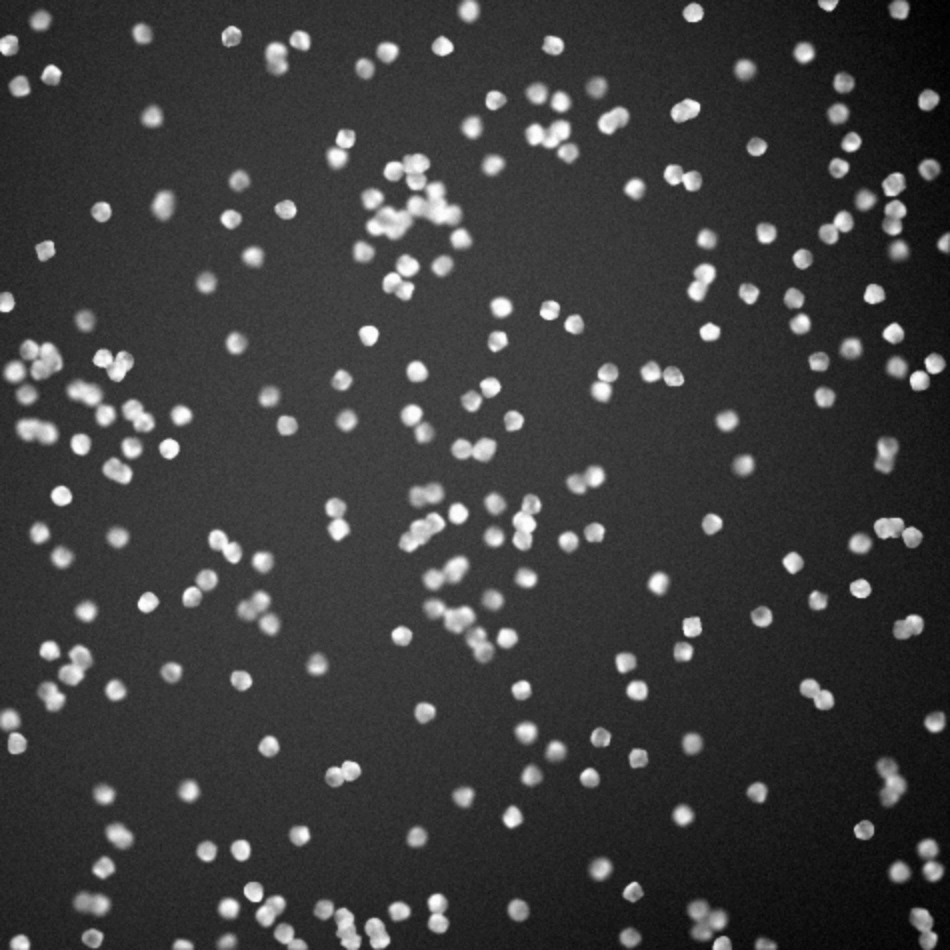
#> input picture synthetic_030_images/10GRAY.tif, 950 x 950 px; its folder holds only this picture in this run
$ python data_preprocessing.py
#> lines starting #> are read from the running program, lines starting #| are printed output that depends on the picture
import os
import cv2

input_Folder = "synthetic_030_images"
output_Folder = "processed_data"

if not os.path.exists(output_Folder):
    os.makedirs(output_Folder)

for file_Name in os.listdir(input_Folder):
    if file_Name.endswith(".tif"):
        image_Path=os.path.join(input_Folder, file_Name)
        image=cv2.imread(image_Path)
#> image is the input picture: shape (950, 950, 3); min 0, max 255, mean 60.8
        gray_Image = cv2.cvtColor(image, cv2.COLOR_BGR2GRAY)
        # rgbden griye renk dönüşümü
        gray_Image = cv2.GaussianBlur(gray_Image, (7, 7), 0)
        # median filtresi (tuz biber gürültüsünü temizlemek için)
        median = cv2.medianBlur(gray_Image, 5)
        # kontrast artırma
        # aydınlanma farklarını dengelemek için clahe yöntemi (kontrast artırma)
        clahe = cv2.createCLAHE(clipLimit=1.0, tileGridSize=(8, 8))
        contrast_Increased_Image = clahe.apply(median)
        # kontrast artırmadan dolayı oluşan tuz biber gürültüsü için tekrardan median filtresi
        median2 = cv2.medianBlur(contrast_Increased_Image, 31)
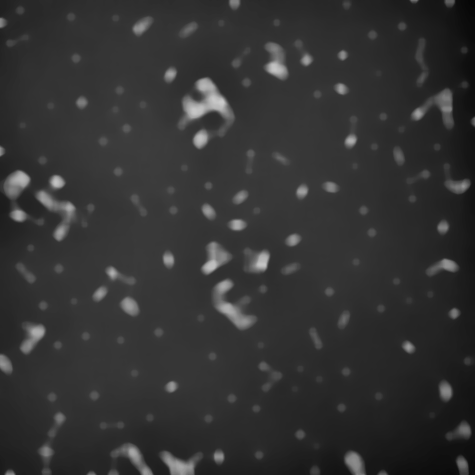
#> median2: shape (950, 950) (shown at 1/2 size); min 6, max 203, mean 50.8
        # parlaklığı azaltmak için çıkarma
        substracted_Image = cv2.subtract(contrast_Increased_Image, median2)
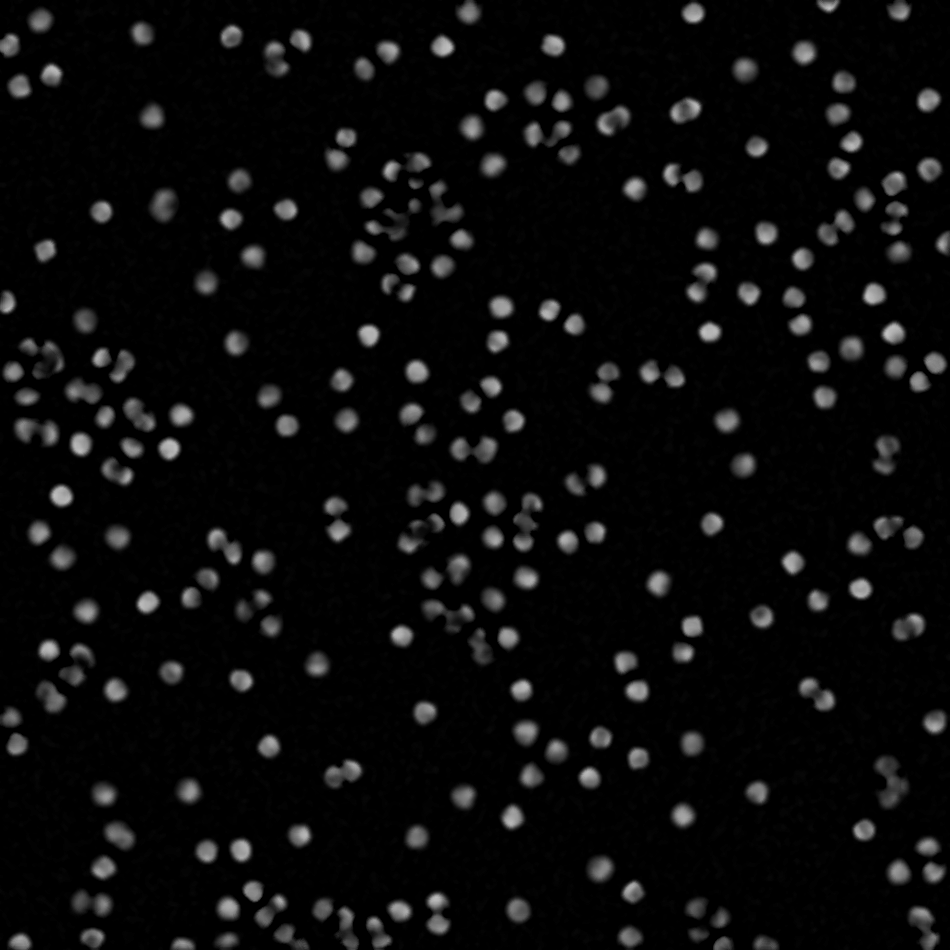
#> substracted_Image: shape (950, 950); min 0, max 193, mean 11.4

        # işlenmiş resmi kaydetme
        output_Path = os.path.join(output_Folder, file_Name)
        cv2.imwrite(output_Path, substracted_Image)
        print(f"İşlendi ve kaydedildi: {file_Name}")

        # [10 lines of commented-out code are left out]

$ run again, on synthetic_030_images/14GRAY.tif
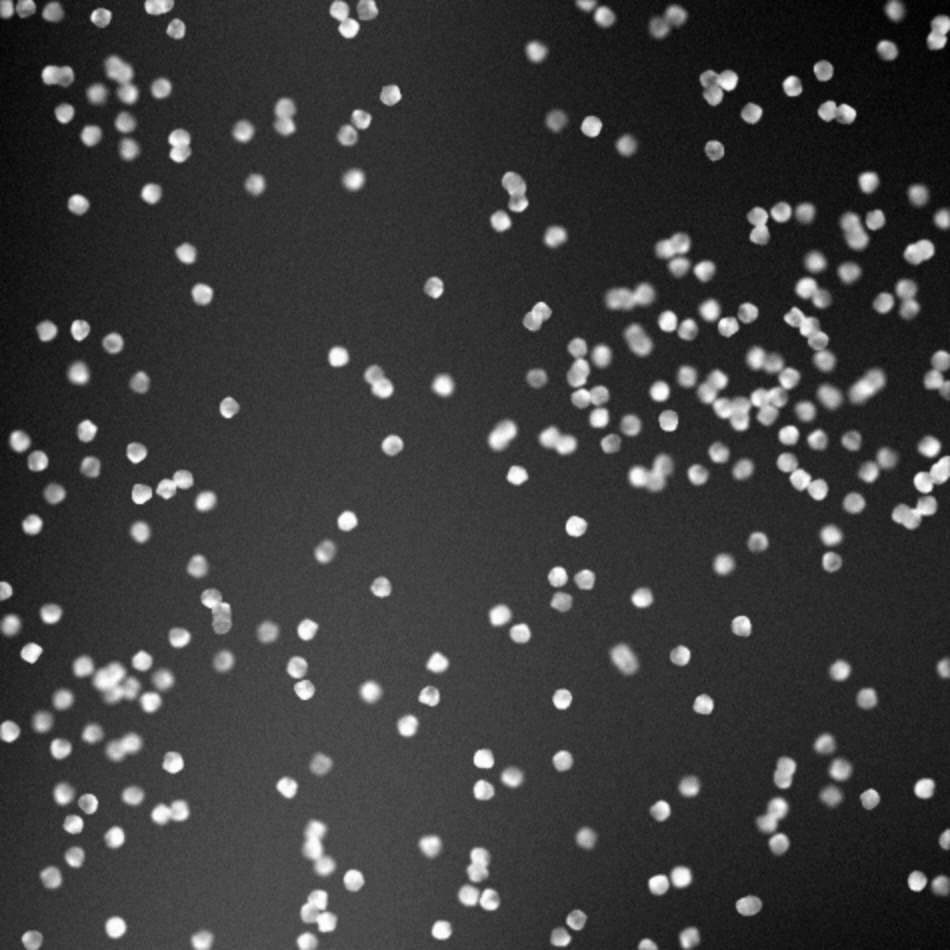
#> input picture synthetic_030_images/14GRAY.tif, 950 x 950 px
#> image is the input picture: shape (950, 950, 3); min 0, max 255, mean 59.2
#> `median2 = cv2.medianBlur(contrast_Increased_Image, 31)`:
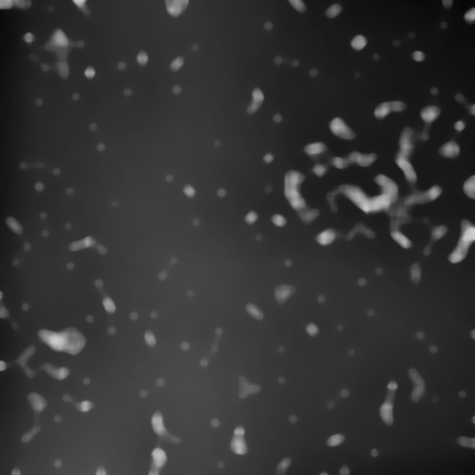
#> median2: shape (950, 950) (shown at 1/2 size); min 8, max 204, mean 50.8
#> `substracted_Image = cv2.subtract(contrast_Increased_Image, median2)`:
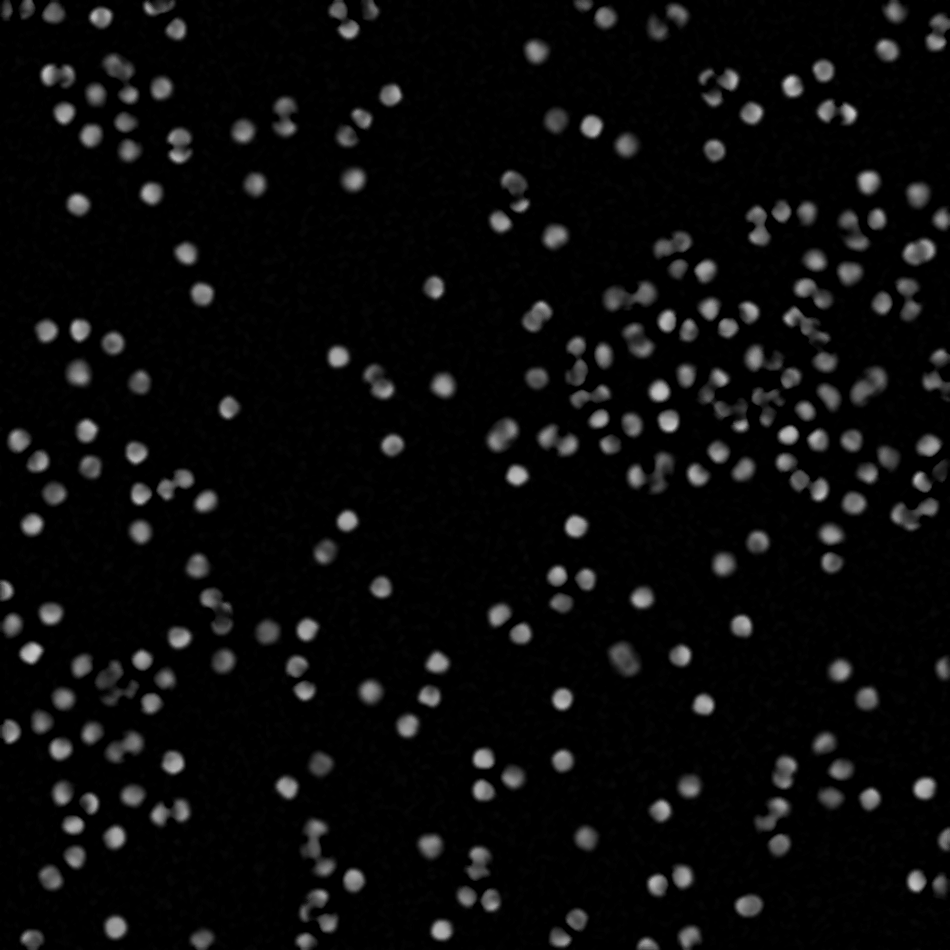
#> substracted_Image: shape (950, 950); min 0, max 200, mean 11.5

$ run again, on synthetic_030_images/15GRAY.tif
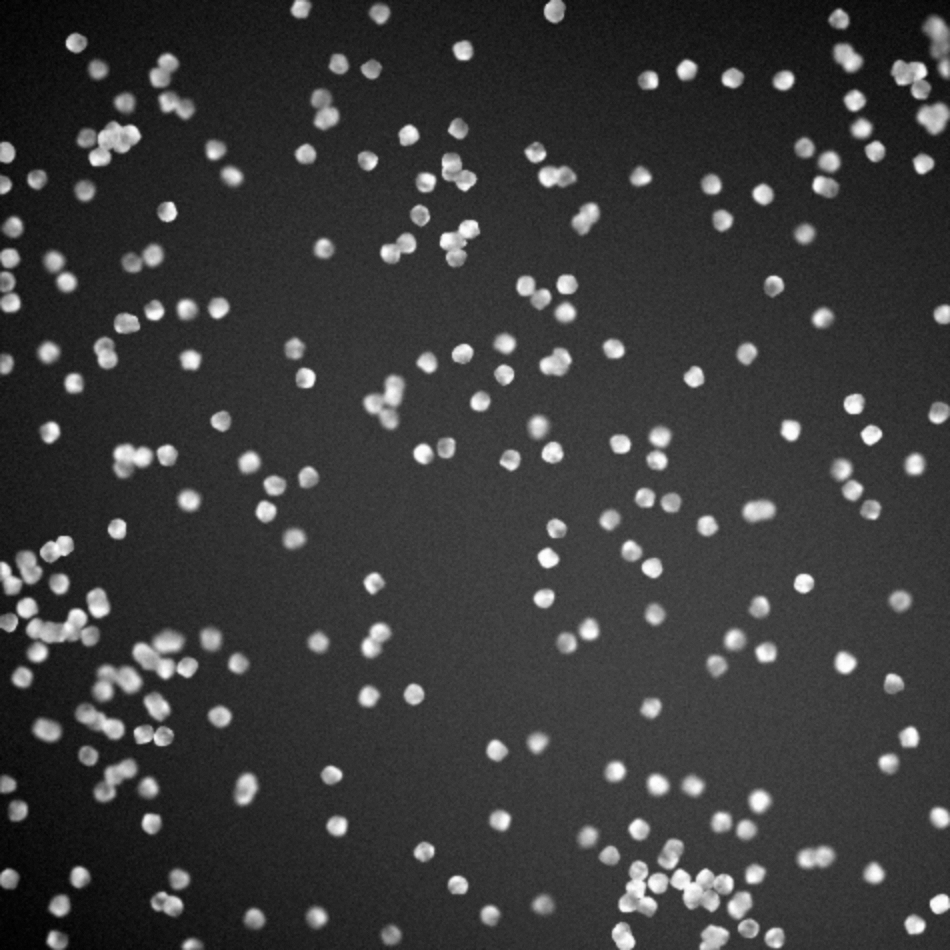
#> input picture synthetic_030_images/15GRAY.tif, 950 x 950 px
#> image is the input picture: shape (950, 950, 3); min 0, max 255, mean 59.2
#> `median2 = cv2.medianBlur(contrast_Increased_Image, 31)`:
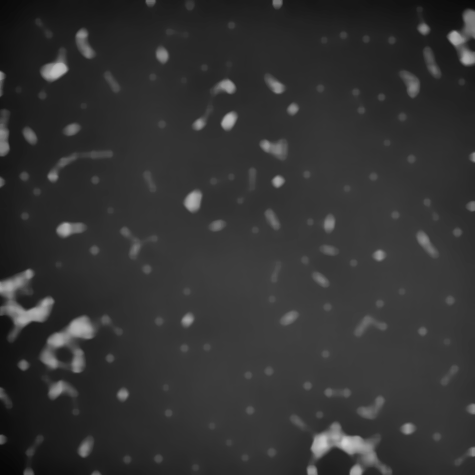
#> median2: shape (950, 950) (shown at 1/2 size); min 6, max 211, mean 50.7
#> `substracted_Image = cv2.subtract(contrast_Increased_Image, median2)`:
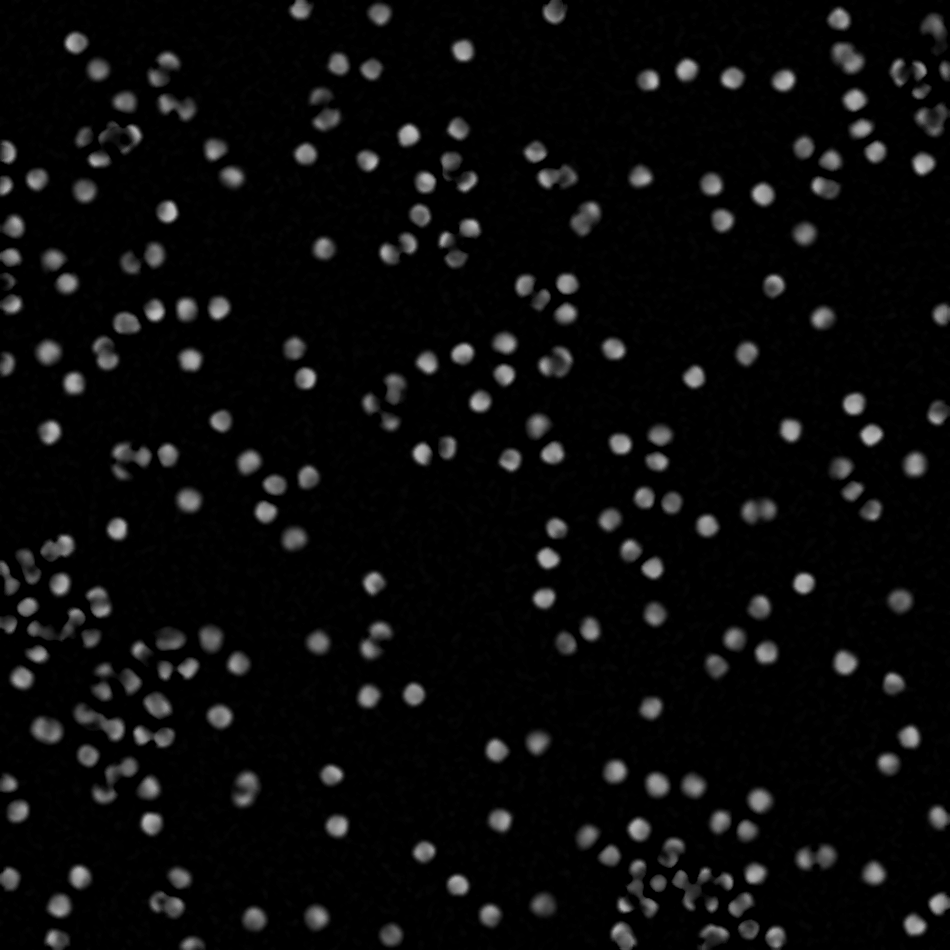
#> substracted_Image: shape (950, 950); min 0, max 194, mean 11.1
